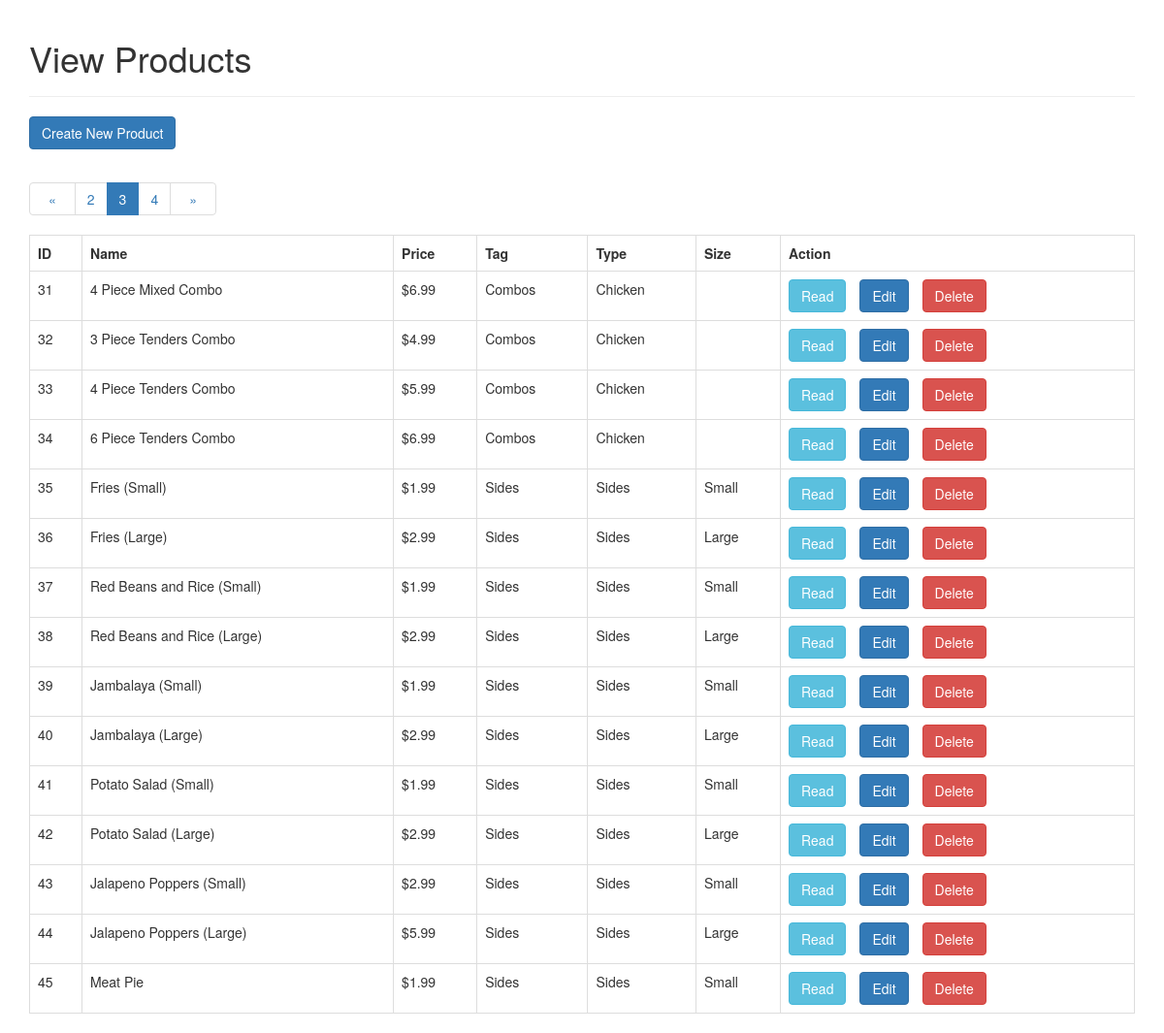
The app's page /read.php?page=3 with its own data.
### tables this page shows
CREATE TABLE `menu` (
  `id` int(255) NOT NULL,
  `foodName` text NOT NULL,
  `foodPrice` decimal(6,2) NOT NULL,
  `foodTag` text NOT NULL,
  `foodType` text NOT NULL,
  `foodSize` text NOT NULL,
  `foodImage` blob NOT NULL
);

### Database/databaseconnection.php (called while the page is built, shortened)
<?php
$page = isset($_GET['page']) ? $_GET['page'] : 1;
$records_per_page = 15;
$from_record_num = ($records_per_page * $page) - $records_per_page;

### read.php (the view, shortened to what this page needs)
<!DOCTYPE HTML>
<html>
<head>
    <link rel="stylesheet" href="libs/bootstrap-3.3.7/css/bootstrap.min.css" />
</head>
<body>
<div class="container">
    <div class="page-header">
        <h1>View Products</h1>
    </div>
    <?php
    include 'Database/databaseconnection.php';
    $query = "SELECT id, foodName, foodPrice, foodTag, foodType, foodSize FROM menu ORDER BY id ASC
      LIMIT :from_record_num, :records_per_page";
    $stmt = $con->prepare($query);
    $stmt->bindParam(":from_record_num", $from_record_num, PDO::PARAM_INT);
    $stmt->bindParam(":records_per_page", $records_per_page, PDO::PARAM_INT);
    $stmt->execute();
    $num = $stmt->rowCount();
    echo "<a href='create.php' class='btn btn-primary m-b-1em'>Create New Product</a>";
    if($num>0){
        echo "<table class='table table-hover table-responsive table-bordered'>";
        echo "<tr>";
        echo "<th>ID</th>";
        echo "<th>Name</th>";
        echo "<th>Price</th>";
        echo "<th>Tag</th>";
        echo "<th>Type</th>";
        echo "<th>Size</th>";
        echo "<th>Action</th>";
        echo "</tr>";
        while ($row = $stmt->fetch(PDO::FETCH_ASSOC)){
            extract($row);
            echo "<tr>";
            echo "<td>{$id}</td>";
            echo "<td>{$foodName}</td>";
            echo "<td>&#36;{$foodPrice}</td>";
            echo "<td>{$foodTag}</td>";
            echo "<td>{$foodType}</td>";
            echo "<td>{$foodSize}</td>";
            echo "<td>";
            echo "<a href='read_one.php?id={$id}' class='btn btn-info m-r-1em'>Read</a>";
            echo "<a href='update.php?id={$id}' class='btn btn-primary m-r-1em'>Edit</a>";
            echo "<a href='#' onclick='delete_user({$id});'  class='btn btn-danger'>Delete</a>";
            echo "</td>";
            echo "</tr>";
        }
        include_once "paging.php";
        echo "</table>";
    }
        else{
            echo "<div class='alert alert-danger'>No records found.</div>";
    }
    ?>
</div>
</body>
</html>

### read.php (style rules this page uses)
.m-r-1em { margin-right:1em; }
.m-b-1em { margin-bottom:1em; }

### records on screen
menu: id "31", foodName "4 Piece Mixed Combo", foodPrice "6.99", foodTag "Combos", foodType "Chicken"
menu: id "32", foodName "3 Piece Tenders Combo", foodPrice "4.99", foodTag "Combos", foodType "Chicken"
menu: id "33", foodName "4 Piece Tenders Combo", foodPrice "5.99", foodTag "Combos", foodType "Chicken"
menu: id "34", foodName "6 Piece Tenders Combo", foodPrice "6.99", foodTag "Combos", foodType "Chicken"
menu: id "35", foodName "Fries (Small)", foodPrice "1.99", foodTag "Sides", foodType "Sides", foodSize "Small"
menu: id "36", foodName "Fries (Large)", foodPrice "2.99", foodTag "Sides", foodType "Sides", foodSize "Large"
menu: id "37", foodName "Red Beans and Rice (Small)", foodPrice "1.99", foodTag "Sides", foodType "Sides", foodSize "Small"
menu: id "38", foodName "Red Beans and Rice (Large)", foodPrice "2.99", foodTag "Sides", foodType "Sides", foodSize "Large"
menu: id "39", foodName "Jambalaya (Small)", foodPrice "1.99", foodTag "Sides", foodType "Sides", foodSize "Small"
menu: id "40", foodName "Jambalaya (Large)", foodPrice "2.99", foodTag "Sides", foodType "Sides", foodSize "Large"
menu: id "41", foodName "Potato Salad (Small)", foodPrice "1.99", foodTag "Sides", foodType "Sides", foodSize "Small"
menu: id "42", foodName "Potato Salad (Large)", foodPrice "2.99", foodTag "Sides", foodType "Sides", foodSize "Large"
menu: id "43", foodName "Jalapeno Poppers (Small)", foodPrice "2.99", foodTag "Sides", foodType "Sides", foodSize "Small"
menu: id "44", foodName "Jalapeno Poppers (Large)", foodPrice "5.99", foodTag "Sides", foodType "Sides", foodSize "Large"
menu: id "45", foodName "Meat Pie", foodPrice "1.99", foodTag "Sides", foodType "Sides", foodSize "Small"
